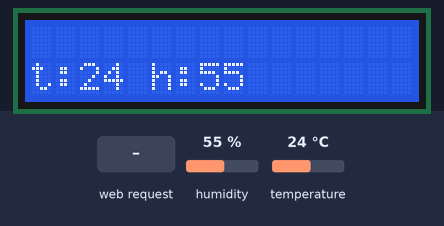
Simulated run of this sketch. Board: ESP8266 (NodeMCU). On the bench: 16×2 character LCD. The inputs (shaded band) are chosen by the test bench; at power-on: humidity 55 %, temperature 24 °C. WiFi joins after 1.5 s; servers stay silent unless stated; network time is answered at once with the bench clock; the local clock reads 2024-03-15 10:24:30 at power-on unless the sketch sets it; EEPROM starts erased; web services answer with replies made up by the test bench; what the sketch prints to the serial monitor is not drawn.

Above: at 3.3 s.
3.4 s: HTTP request GET /?funcao=maisdia received
At 5.4 s:
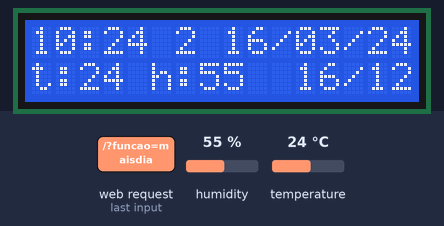
8.4 s: humidity set to 22 %
At 13.3 s:
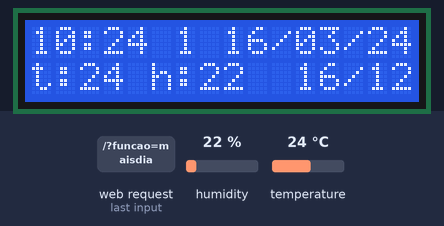
13.4 s: temperature set to 12 °C
At 22.3 s:
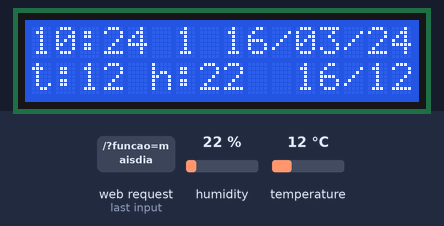
22.4 s: humidity set to 40 %
At 31.2 s:
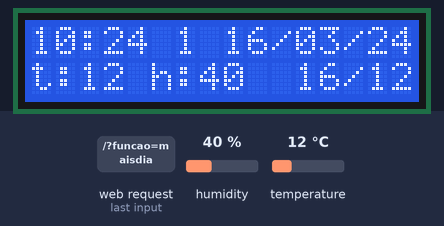
31.4 s: temperature set to 19 °C
At 40.5 s:
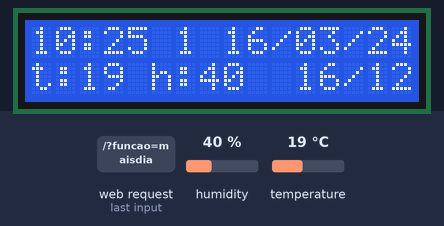
Timing chart, 0 to 41.4 s (numbered marks = the images above; inputs shaded):
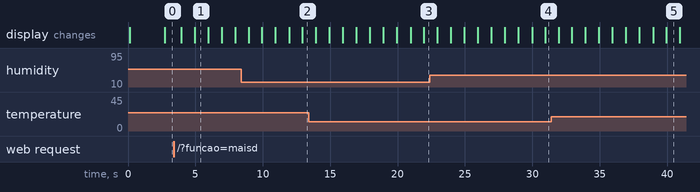

Measured:
- what the display in image 1 shows lasts 1.0 s, from 4.9 s to 5.9 s

The sketch:

relogio_casa_arduino_2_copy_20231221224220.ino
```cpp
#include <Wire.h>  //INCLUSÃƒO DE BIBLIOTECA
#include <LiquidCrystal_I2C.h> //INCLUSÃƒO DE BIBLIOTECA

#include <EEPROM.h>
LiquidCrystal_I2C lcd(0x27, 16, 2); //FUNÃ‡ÃƒO DO TIPO "LiquidCrystal_I2C"
 #include <DHT.h>
#define DHTPIN D5 //Pino digital D2 (GPIO5) conectado ao DHT11
#define DHTTYPE DHT11 //Tipo do sensor DHT11

DHT dht(DHTPIN, DHTTYPE); //Inicializando o objeto dht do tipo DHT passando como parÃ¢metro o pino (DHTPIN) e o tipo do sensor (DHTTYPE)

int temperatura; //variÃ¡vel para armazenar a temperatura
int umidade; //VariÃ¡vel para armazenar a umidade

#include <NTPClient.h>
// change next line to use with another board/shield
#include <ESP8266WiFi.h>
#include <Ticker.h>
#include <ESP8266WebServer.h>
ESP8266WebServer server(80);
//#include <WiFi.h> // for WiFi shield
//#include <WiFi101.h> // for WiFi 101 shield or MKR1000
#include <ESP8266HTTPClient.h>
#include <ArduinoJson.h>
#include <WiFiUdp.h>
#include <WiFiClient.h>
WiFiClient wifiClient;
int inicial=0;
int hora=0;
int hora1=0;
int minuto=0;
int segundo=0;
int resposta=0;
int muda=0;
unsigned long tempo=0;
int dia=0;
unsigned long mes=0;
unsigned long constante=0;
int mes1=0;
int ano=0;
const char *ssid     = " ";
const char *password = " ";
int diadata=0;
int mesdata=0;
int abrirwifi=0;
Ticker flipper;
bool mudames=false;
int timeZone = -3;
WiFiUDP udp;
NTPClient timeClient(
    udp,                    //socket udp
    "0.br.pool.ntp.org",    //URL do servwer NTP
    timeZone*3600,          //Deslocamento do horÃ¡rio em relacÃ£o ao GMT 0
    60000);
void flip() {
  if(abrirwifi==0){
    abrirwifi=1;
  }
  //Serial.print("abrir wifi:");
 // Serial.println(abrirwifi);


  segundo+=1;
 // Serial.print("hora:");
 //   Serial.print(hora);
    //Serial.print(" minuto:");
    //Serial.print(minuto);
    //Serial.print(" segundo:");
   // Serial.println(segundo);
    hora1=hora*100;
    resposta=hora1+minuto;
    hora1=0;
    if(mudames==false){
      Serial.println("é igual a false");

       //mes1=EEPROM.read(0);
       //dia=EEPROM.read(1);
        Serial.print(" dia:");
    Serial.println(diadata);
    Serial.print("mes:");
  Serial.println(mes1);
    }
     //Serial.print("dias separados:");
  //Serial.print(diadata);
  //Serial.print("/");
  //Serial.print(mes1);
  //Serial.print("/");
  //Serial.println(ano);


  // Serial.print("mes1:");
  //Serial.println(mes1);
  //Serial.print("dias:");
  //Serial.println(dia);


   if(hora <10){
     lcd.setCursor(0, 0); //SETA A POSIÃ‡ÃƒO EM QUE O CURSOR INCIALIZA(LINHA 1)
    lcd.print("0");
    //ESCREVE O TEXTO NA PRIMEIRA LINHA DO DISPLAY LCD
     lcd.setCursor(1, 0); //SETA A POSIÃ‡ÃƒO EM QUE O CURSOR INCIALIZA(LINHA 1)
    lcd.print(hora); //ESCREVE O TEXTO NA PRIMEIRA LINHA DO DISPLAY LCD
     lcd.setCursor(2, 0); //SETA A POSIÃ‡ÃƒO EM QUE O CURSOR INCIALIZA(LINHA 1)
    lcd.print(":"); //ESCREVE O TEXTO NA PRIMEIRA LINHA DO DISPLAY LCD

   }
   else{
     lcd.setCursor(0, 0); //SETA A POSIÃ‡ÃƒO EM QUE O CURSOR INCIALIZA(LINHA 1)

    lcd.print(hora); //ESCREVE O TEXTO NA PRIMEIRA LINHA DO DISPLAY LCD
     lcd.setCursor(2, 0); //SETA A POSIÃ‡ÃƒO EM QUE O CURSOR INCIALIZA(LINHA 1)
    lcd.print(":");
   }

     if(minuto <10){
    lcd.setCursor(3, 0); //SETA A POSIÃ‡ÃƒO EM QUE O CURSOR INCIALIZA(LINHA 1)
    lcd.print("0"); //ESCREVE O TEXTO NA PRIMEIRA LINHA DO DISPLAY LCD
    lcd.setCursor(4, 0); //SETA A POSIÃ‡ÃƒO EM QUE O CURSOR INCIALIZA(LINHA 1)
    lcd.print(minuto); //ESCREVE O TEXTO NA PRIMEIRA LINHA DO DISPLAY LCD
   }
   else{
     lcd.setCursor(3, 0); //SETA A POSIÃ‡ÃƒO EM QUE O CURSOR INCIALIZA(LINHA 1)

    lcd.print(minuto); //ESCREVE O TEXTO NA PRIMEIRA LINHA DO DISPLAY LCD

   }
    //lcd.setCursor(0, 1); //SETA A POSIÃ‡ÃƒO EM QUE O CURSOR RECEBE O TEXTO A SER MOSTRADO(LINHA 2)
    //lcd.print("----NODEMCU----"); //ESCREVE O TEXTO NA SEGUNDA LINHA DO DISPLAY LCD
    muda+=1;
    lcd.setCursor(6, 0); //SETA A POSIÃ‡ÃƒO EM QUE O CURSOR INCIALIZA(LINHA 1)
    lcd.print(muda); //ESCREVE O TEXTO NA PRIMEIRA LINHA DO DISPLAY LCD
    lcd.setCursor(8,0);
    if(diadata<10){
    lcd.print("0");
      }

  lcd.print(diadata);
  lcd.print("/");

  if(mes1<9){
   lcd.setCursor(11,0);
    lcd.print("0");
     lcd.print(mes1);
  }
  if(mes1>=10){
    lcd.setCursor(11,0);

     lcd.print(mes1);
  }


  lcd.print("/");
  lcd.print(ano);
  if(diadata<10){
    lcd.setCursor(11,1);
    lcd.print("0");
     lcd.print(diadata);
  }
  if (diadata>=10){
     lcd.setCursor(11,1);

     lcd.print(diadata);
  }
  lcd.print("/");
   if(mesdata<10){
    lcd.setCursor(14,1);
    lcd.print("0");
     lcd.print(mesdata);
  }
  if (mesdata>=10){
     lcd.setCursor(14,1);

     lcd.print(mesdata);
  }


  if(segundo >59){
    segundo=0;
    minuto+=1;
  }
  if(minuto >59){
    minuto=0;
    hora+=1;
  }
  if(hora >23){
    hora=0;
    diadata=diadata+1;

  }
  if(mes1==1 and dia>31){
    mes1=2;
    dia=1;
  }
   if(mes1==2 and dia>28){
    mes1=3;
    dia=1;
  }
   if(mes1==3 and dia>31){
    mes1=4;
    dia=1;
  }
   if(mes1==4 and dia>30){
    mes1=5;
    dia=1;
  }
   if(mes1==5 and dia>31){
    mes1=6;
    dia=1;
  }
  if(mes1==6 and dia>30){
    mes1=7;
    dia=1;
  }
  if(mes1==7 and dia>31){
    mes1=8;
    dia=1;
  }
  if(mes1==8 and dia>31){
    mes1=9;
    dia=1;
  }
  if(mes1==9 and dia>30){
    mes1=10;
    dia=1;
  }
  if(mes1==10 and dia>31){
    mes1=11;
    dia=1;
  }
  if(mes1==11 and dia>30){
    mes1=12;
    dia=1;
  }

  if(mes1==12 and dia>31){
    mes1=1;
    dia=1;
    ano+=1;
  }


  mudames=true;


}
void setup(){
  Serial.begin(115200);
   Wire.begin(D4,D3);
   delay(50);
   EEPROM.begin(4);
    lcd.init();   // INICIALIZA O DISPLAY LCD
  lcd.backlight(); // HABILITA O BACKLIGHT (LUZ DE FUNDO)
  lcd.setCursor(0,0);
  lcd.println("Entrando no WIFI");
  lcd.setCursor(1,1);
  lcd.println("Adriel Lucas");
 dht.begin(); //Inicializa o sensor DHT11
  WiFi.begin(ssid, password);

  while ( WiFi.status() != WL_CONNECTED ) {
    delay ( 500 );
    Serial.print ( "." );
  }

  timeClient.begin();

}
void handleRoot()
{
  String state = server.arg("funcao");

  if(state=="maisdia"){
    diadata+=1;
    Serial.print("dia:");
    Serial.println(diadata);


  }
  if(state=="menosdia"){
    diadata-=1;
    Serial.print("dia:");
    Serial.println(diadata);


  }
  if(state=="maismes"){
    mesdata+=1;
    Serial.print("dia:");
    Serial.println(mesdata);


  }
  if(state=="menosmes"){
    mesdata-=1;
    Serial.print("dia:");
    Serial.println(mesdata);


  }
  if(diadata>31){
    diadata=0;
  }
  if(diadata<1){
    diadata=31;
  }
  if(mesdata>12){
    mesdata=0;
  }
  if(mesdata<1){
    mesdata=12;
  }
  // HTML da pagina principal
  String html = "<html><meta charset='UTF-8' language='pt-br'><title>Eletrônica e utilidades</title><body><center>";
  html+="<style type='text/css' media='all'>body{background-color:#D3D3D3;color:#2F4F4F;width: 90%;}";
  html+=".btn{background-color:#00008B;color:white;font-size:20px;font-family:Arial,Verdana}.btn:hover{background-color:white;color:#00008B;font-size:23px}";
  html+=".btn1{background-color:#B0C4DE;color:blue;font-size:20px;font-family:Arial,Verdana}.btn1:hover{background-color:#000080;color:white;font-size:23px}";
  html+="</style><h1>Eletrônica e utilidades</h1><div style='background-color:#D3D3D3;color:#00008B;;font-size:23px'><p>relogio da casa do adriel</p>";
  html+="</div><div style='background-color:#191970;color:#191970;width:50%;height:6%;font-size:23px'>";
  html+="</div>";
html+="<div style='background-color:#00008B;color:white;height:60%;width:50%'>";
html +="<div style='background-color:#B0C4DE;color:#F8F8FF;height:60%;width:70%;margin: auto'><br><br>";
html +="<a href='/?funcao=maisdia' class='btn1'>+dia</a>";
 html +="&nbsp;&nbsp;&nbsp;&nbsp;&nbsp;<a href='/?funcao=menosdia' class='btn1'>-dia</a>";
 html +="<br><br><a href='/?funcao=maismes' class='btn1'>+mes</a>";
 html +="&nbsp;&nbsp;&nbsp;&nbsp;&nbsp;<a href='/?funcao=menosmes' class='btn1'>-mes</a>";
   html +="</div></div></center></body></html>";


  ;
  //Script JS para não abrir uma nova página Bootstrap
  html += "<script language='JavaScript' type='text/javascript'>";
  html += "var a=document.getElementsByTagName('a');";
  html += "for(var i=0;i<a.length;i++)";
  html += "{";
  html += "a[i].onclick=function()";
  html += "{";
  html += "window.location=this.getAttribute('href');";
  html += "return false";
  html += "}";
  html += "}";
  html += "</script>";
  //Fim da instrução
  html += "</center></div>";

  html += "</body></html>";
  // Enviando HTML para o servidor
  server.send(200, "text/html", html);
}
void parseJSON(String json){
  DynamicJsonDocument buffer(1024);
  deserializeJson(buffer,json);
  String datas=buffer["datetime"];
  String Ano=datas.substring(2,4);
  ano= Ano.toInt();
  String Mes1=datas.substring(5,7);
  mes1=Mes1.toInt();
  String Dia=datas.substring(8,10);
  diadata=Dia.toInt();
  //diadata=diadata-1;
  Serial.print("dias separados:");
  Serial.print(diadata);
  Serial.print("/");
  Serial.print(mes1);
  Serial.print("/");
  Serial.println(Ano);
  }
void loop() {

  if (inicial==0){


  timeClient.update();


  delay(1000);

  hora=timeClient.getHours();
  minuto=timeClient.getMinutes();
  segundo=timeClient.getSeconds();
  dia= timeClient.getDay();


    Serial.print("hora:");
    Serial.print(hora);
    Serial.print(" minuto:");
    Serial.print(minuto);
    Serial.print(" segundo:");
    Serial.println(segundo);

    inicial=1;
      temperatura = dht.readTemperature();  //Realiza a leitura da temperatura
       umidade = dht.readHumidity(); //Realiza a leitura da umidade
       lcd.clear();
       lcd.setCursor(0, 1); //SETA A POSIÃ‡ÃƒO EM QUE O CURSOR RECEBE O TEXTO A SER MOSTRADO(LINHA 2)
       lcd.print("t:");
       lcd.setCursor(2, 1);
       lcd.print(temperatura); //ESCREVE O TEXTO NA SEGUNDA LINHA DO DISPLAY LCD

       lcd.setCursor(5, 1); //SETA A POSIÃ‡ÃƒO EM QUE O CURSOR RECEBE O TEXTO A SER MOSTRADO(LINHA 2)
        lcd.print("h:");
         lcd.setCursor(7, 1);
       lcd.print(umidade); //ESCREVE O TEXTO NA SEGUNDA LINHA DO DISPLAY LCD
        Serial.print("umidade:");
        Serial.println(umidade);
//metodo antigo pra separar o tempo

    // fim da abstracao da data--------------------------------------------
//metodo novo
HTTPClient http;
http.begin(wifiClient,"http://worldtimeapi.org/api/timezone/America/Sao_Paulo");
int httpCode=http.GET();
if(httpCode==HTTP_CODE_OK){
  Serial.println("funcionou,ate que enfim");
  parseJSON(http.getString());
}
// fim da abstracao
    }
    if( inicial==1){
      inicial=2;
        flipper.attach(1, flip);
    }

 if (muda>8){
       muda=0;
       lcd.clear();

       temperatura = dht.readTemperature();  //Realiza a leitura da temperatura
       umidade = dht.readHumidity(); //Realiza a leitura da umidade
       lcd.setCursor(0, 1); //SETA A POSIÃ‡ÃƒO EM QUE O CURSOR RECEBE O TEXTO A SER MOSTRADO(LINHA 2)
       lcd.print("t:");
       lcd.setCursor(2, 1);
       lcd.print(temperatura); //ESCREVE O TEXTO NA SEGUNDA LINHA DO DISPLAY LCD

       lcd.setCursor(5, 1); //SETA A POSIÃ‡ÃƒO EM QUE O CURSOR RECEBE O TEXTO A SER MOSTRADO(LINHA 2)
        lcd.print("h:");
         lcd.setCursor(7, 1);
       lcd.print(umidade); //ESCREVE O TEXTO NA SEGUNDA LINHA DO DISPLAY LCD
        //Serial.print("umidade:");
       // Serial.println(umidade);
    }

    if(abrirwifi==1){
      WiFi.softAP("casa Adriel","adriellucas");//nome da rede e senha do AP
     IPAddress myIP = WiFi.softAPIP();


  // Apresenta dados da conexão
      Serial.println("");
        Serial.print("Connected to ");
        Serial.println("192.168.4.1");
        Serial.print("IP address: ");


  // Atribuindo urls para funções
  // Quando não especificado método, uma função trata todos
        server.on("/", handleRoot);


        server.begin();
        Serial.println("HTTP server started");
  // Apenas informando que servidor iniciou
       Serial.println("HTTP server started");
      abrirwifi=2;
      //codigo da abertura do wifi aqui
    }
    if(abrirwifi==2){
       server.handleClient();
    }
  //delay(1000);
}
```
